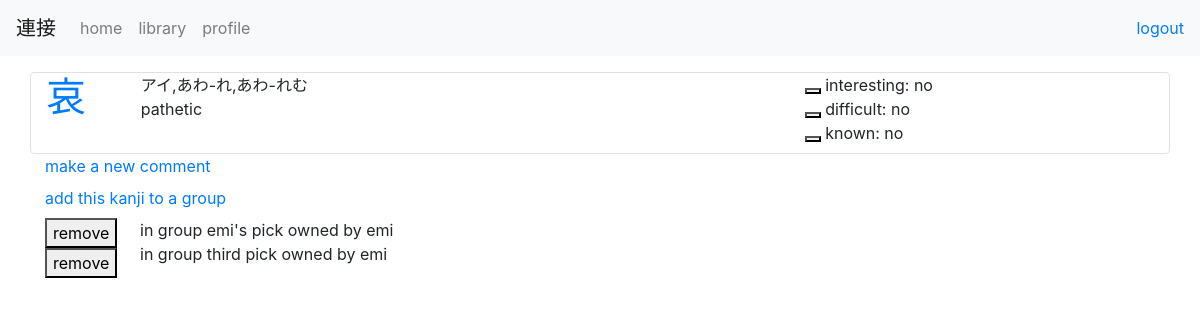
Page /toshokan/2/ (signed in) on the earlier database version.
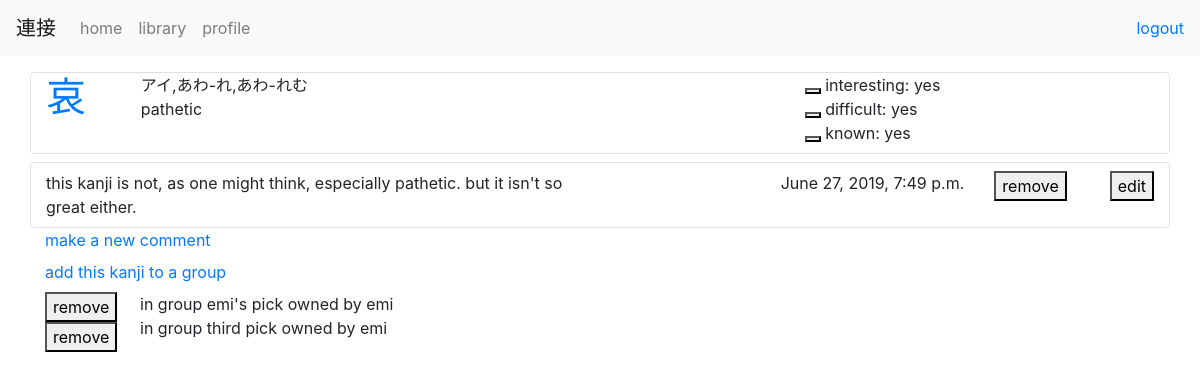
Same page on the later database version.
### base/models.py (models this page shows, shortened)
class KanjiGroupElement(models.Model):
    kanji      = models.ForeignKey(Kanji, on_delete=models.CASCADE)
    group      = models.ForeignKey(KanjiGroup, on_delete=models.CASCADE)
    date_time  = models.DateTimeField(default=timezone.now)

class KanjiGroup(models.Model):
    name        = models.CharField(max_length=100)
    user        = models.ForeignKey(UserProfile, related_name="group_profile", on_delete=models.CASCADE)
    group_kanji = models.ManyToManyField(Kanji, blank=True, related_name="group_kanji", through="KanjiGroupElement")
    date_time   = models.DateTimeField(default=timezone.now)

class UserProfile(models.Model):
    user = models.OneToOneField(User, related_name="profile", on_delete=models.CASCADE)
    interesting_kanji = models.ManyToManyField(Kanji, blank=True, related_name="interesting_kanji")
    difficult_kanji   = models.ManyToManyField(Kanji, blank=True, related_name="difficult_kanji")
    known_kanji       = models.ManyToManyField(Kanji, blank=True, related_name="known_kanji")
    def __str__(self):
        return self.user.username

class KanjiComment(models.Model):
    kanji          = models.ForeignKey(Kanji, related_name="kanji_comment", on_delete=models.CASCADE)
    user           = models.ForeignKey(UserProfile, related_name="comment_profile", on_delete=models.CASCADE)
    comment        = models.TextField()
    date_time      = models.DateTimeField(default=timezone.now)
    def __str__(self):
        return str(self.comment)

### toshokan/views.py (the view)
# urls.py: path('<int:kanji_id>/', views.individual, name='individual'),
@login_required
def individual(request, kanji_id):
    kanji          = get_object_or_404(Kanji, pk=kanji_id)
    userprofile    = request.user.profile
    reading_eng    = (kanji.reading_eng).split(",")
    reading_jpn    = (kanji.reading_jpn).split(",")
    comments       = kanji.kanji_comment.filter(user__id=userprofile.id).order_by('-date_time')
    groups         = kanji.kanjigroupelement_set.filter(group__user__id=userprofile.id)
    is_interesting = kanji.interesting_kanji.filter(pk=userprofile.pk).exists()
    is_difficult   = kanji.difficult_kanji.filter(pk=userprofile.pk).exists()
    is_known       = kanji.known_kanji.filter(pk=userprofile.pk).exists()
    return render(request, 'toshokan/individual.html',
     {'kanji': kanji,
     'reading_eng': reading_eng,
     'reading_jpn': reading_jpn,
     'is_interesting': is_interesting,
     'is_difficult': is_difficult,
     'is_known': is_known,
     'comments': comments,
     'groups': groups,
     })

### toshokan/templates/toshokan/individual.html (shortened to what this page needs)
{% extends 'base/base.html' %}
{% block content %}
    <div class="row py-2"></div>
    <div class="row border rounded pb-2">
        <div class="col-sm-1">
            <h1>
                <a href="{% url 'toshokan:individual' kanji.id %}">{{ kanji.character }}</a>
            </h1>
        </div>
        <div class="col-sm-7">
            <div>
                {{ kanji.reading_jpn }}
            </div>
            <div>
                {{ kanji.meaning }}
            </div>
        </div>
        <div class="col-sm-4">
            <div>
                <form action="{% url 'toshokan:toggle_interesting' kanji.id %}" method="POST">
                <button></button>
                interesting: {% if is_interesting %}yes{% else %}no{% endif %}
                </form>
            </div>
            <div>
                <form action="{% url 'toshokan:toggle_difficult' kanji.id %}" method="POST">
                    <button></button>
                    difficult: {% if is_difficult %}yes{% else %}no{% endif %}
                </form>
            </div>
            <div>
                <form action="{% url 'toshokan:toggle_known' kanji.id %}" method="POST">
                    <button></button>
                    known: {% if is_known %}yes{% else %}no{% endif %}
                </form>
            </div>
        </div>
    </div>
    {% for comment in comments %}
        <div class="pt-2">
            <div class="row border rounded py-2">
                <div class="col-sm-6">
                    {{ comment }}
                </div>
                <div class="col-sm-4 text-right">
                    {{ comment.date_time }}
                </div>
                <div class="col-sm-1 text-right">
                    <form action="{% url 'toshokan:delete_comment' kanji.id comment.id %}" method="POST">
                        <button>remove</button>
                    </form>
                </div>
                <div class="col-sm-1 text-right">
                    <form action="{% url 'toshokan:edit_comment' kanji.id comment.id %}" method="POST">
                        <button>edit</button>
                    </form>
                </div>
            </div>
        </div>
    {% endfor %}
    <div class="row pb-2">
        <div class="col-sm-12">
            <a href="{% url 'toshokan:comment' kanji.id %}">make a new comment</a>
        </div>
    </div>
    <div class="row pb-2">
        <div class="col-sm-12">
            <a href="{% url 'toshokan:kanji_group_view' kanji.id %}">add this kanji to a group</a>
        </div>
    </div>
    <div class="row pb-t">
        <div class="col-sm-1">
            {% for group_element in groups %}
                <form action="{% url 'toshokan:remove_kanji_from_group' kanji.id group_element.group.id %}" method="POST">
                    <button>remove</button>
                </form>
            {% endfor %}
        </div>
        <div class="col-sm-11">
            {% for group_element in groups %}
                in group {{ group_element.group.name }} owned by {{ group_element.group.user }}</br>
            {% endfor %}
        </div>
    </div>
{% endblock %}

Differences in the rows shown:
added KanjiComment: comment "this kanji is not, as one might think, especially pathetic. but it isn't so great either.", date_time "June 27, 2019, 7:49 p.m."
Other differences:
text no longer shown: "no no no"
text now shown: "yes yes yes"
